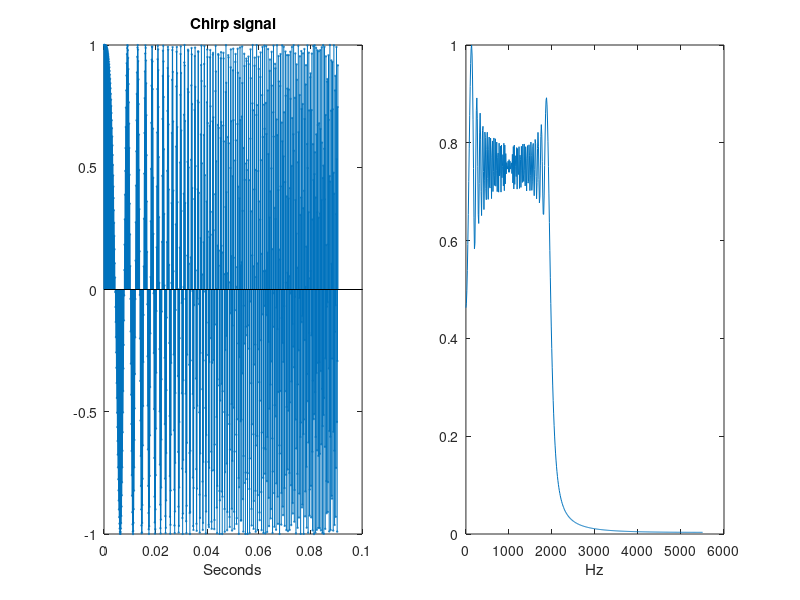
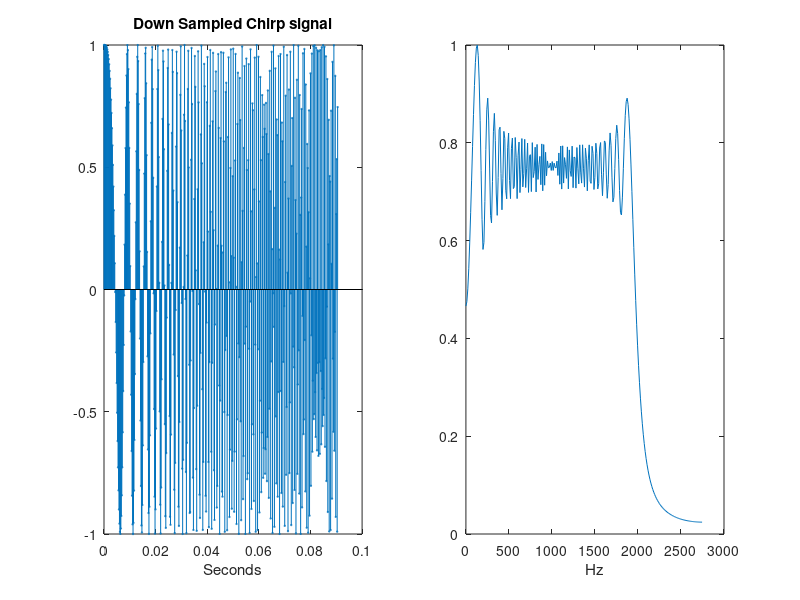

Recreate these plots in MATLAB, in order.
% Example 7.1 - p 375 Blandford and Parr
% 
% F. Frigo  05-Nov-2020
%

N = 1000; % Number of points
fs = 11025;T = 1/fs;  % Sampling freq = 11,025 Hz
t = 0:T:(N-1)*T;

y = chirp(t, 10, (N-1)*T, 2000);

subplot(1, 2, 1);
stem(t, y, 'MarkerSize', 1);
title('Chirp signal');
xlabel('Seconds');

subplot(1, 2, 2);
yDFT = fft(y);
f = 0:fs/N:fs-(fs/N);  % Frequency will be in Hz

yDFTNorm = abs(yDFT)/max(abs(yDFT));
plot(f(1:N/2), yDFTNorm(1:N/2)) % Plot half of the Fourier spectrum
xlabel('Hz');

ydN = downsample( y, 2);
t1 = downsample (t, 2);

y2DFT = fft(ydN );
y2DFTNorm = abs(y2DFT)/max(abs(y2DFT));
figure();
subplot(1, 2, 1);
stem(t1, ydN, 'MarkerSize', 1);
title('Down Sampled Chirp signal');
xlabel('Seconds');

subplot(1, 2, 2);
plot(f(1:N/4), y2DFTNorm(1:N/4)) % Plot half of the Fourier spectrum
xlabel('Hz');

